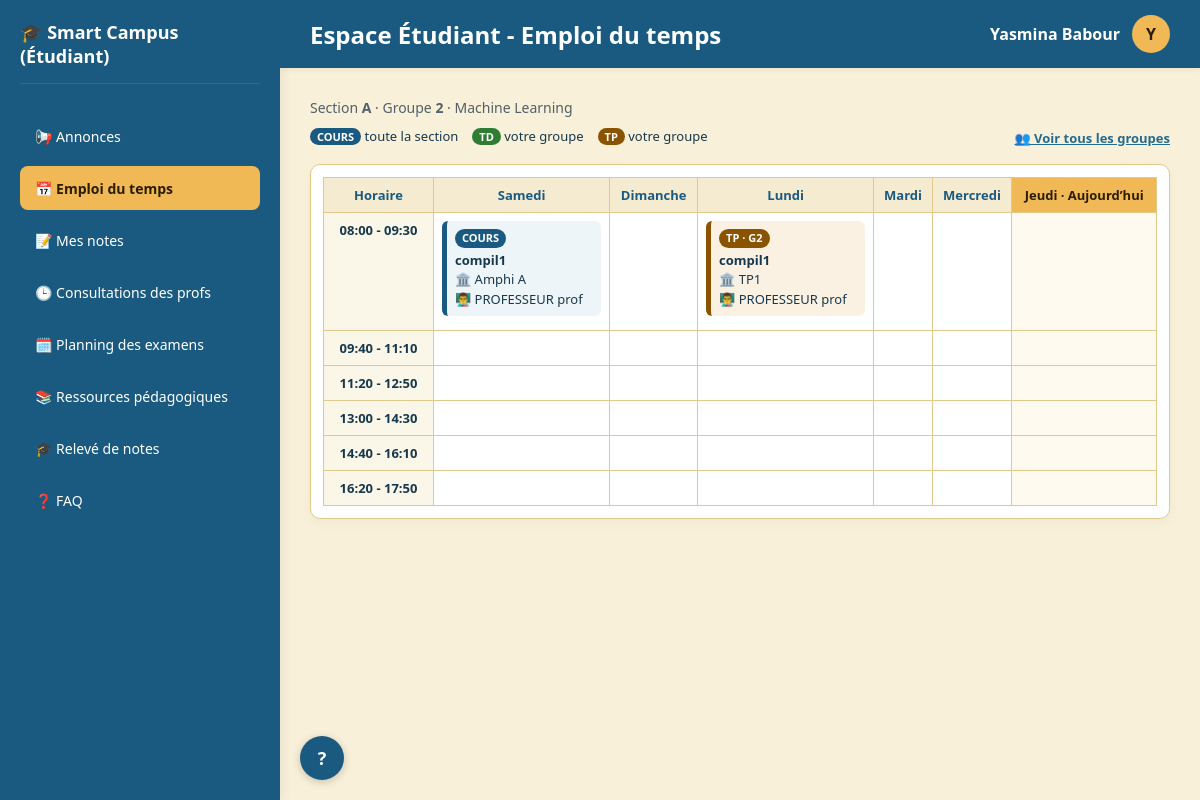
Screenshot of /etudiant_edt.php (signed in) with the database file from the repository.
### tables this page shows
CREATE TABLE `etudiant` (
  `id_Etu` int(11) NOT NULL,
  `id_user` varchar(100) NOT NULL,
  `id_sp` int(11) DEFAULT NULL,
  `id_Sec` int(11) DEFAULT NULL,
  `groupe` int(11) NOT NULL DEFAULT 1,
  `annee` tinyint(4) DEFAULT NULL
);

CREATE TABLE `section` (
  `id_Sec` int(11) NOT NULL,
  `nom_sec` varchar(100) NOT NULL,
  `id_sp` int(11) DEFAULT NULL,
  `nombre_groupes` int(11) DEFAULT 4
);

CREATE TABLE `specialite` (
  `id_sp` int(11) NOT NULL,
  `NomSp` varchar(100) NOT NULL,
  `id_Dep` int(11) DEFAULT NULL,
  `annee` int(11) NOT NULL
);

CREATE TABLE `seance` (
  `id_Seance` int(11) NOT NULL,
  `id_salle` int(11) NOT NULL,
  `id_prof` int(11) NOT NULL,
  `id_Sec` int(11) NOT NULL,
  `id_groupe` int(11) DEFAULT NULL,
  `id_mod` int(11) NOT NULL,
  `type_seance` enum('cours','TD','TP') NOT NULL DEFAULT 'cours',
  `jour` enum('Dimanche','Lundi','Mardi','Mercredi','Jeudi','Vendredi','Samedi') NOT NULL,
  `heurD` time NOT NULL,
  `heurF` time NOT NULL
);

CREATE TABLE `module` (
  `id_mod` int(11) NOT NULL,
  `Nom_mod` varchar(100) NOT NULL
);

CREATE TABLE `salle` (
  `id_salle` int(11) NOT NULL,
  `nom_salle` varchar(50) NOT NULL,
  `capacite` int(11) DEFAULT NULL,
  `typeSalle` varchar(15) NOT NULL DEFAULT 'salle_cours'
);

CREATE TABLE `user` (
  `id_user` varchar(100) NOT NULL,
  `nom` varchar(50) NOT NULL,
  `prenom` varchar(50) NOT NULL,
  `email` varchar(100) NOT NULL,
  `mdP` varchar(255) NOT NULL,
  `role` enum('etudiant','prof','scolarite') NOT NULL
);

### etudiant_edt.php (the view, shortened to what this page needs)
<?php
$page_title  = 'Emploi du temps';
$page_active = 'etudiant_edt.php';
require 'etu_header.php';
$jours = ['Samedi', 'Dimanche', 'Lundi', 'Mardi', 'Mercredi', 'Jeudi'];
$creneaux = [['08:00','09:30'], ['09:40','11:10'], ['11:20','12:50'], ['13:00','14:30'], ['14:40','16:10'], ['16:20','17:50']];
$noms_jours = ['Dimanche','Lundi','Mardi','Mercredi','Jeudi','Vendredi','Samedi'];
$aujourdhui = $noms_jours[(int)date('w')];
$tous_groupes = isset($_GET['tous']) && $_GET['tous'] === '1';
$grid = [];
$nb = 0;
$error = '';
try {
    $sql = "SELECT s.id_groupe, s.type_seance, s.jour, s.heurD, s.heurF,
                   m.Nom_mod, sal.nom_salle, u.nom, u.prenom
            FROM seance s
            JOIN module m   ON m.id_mod = s.id_mod
            JOIN salle sal  ON sal.id_salle = s.id_salle
            JOIN prof p     ON p.id_prof = s.id_prof
            JOIN user u     ON u.id_user = p.id_user
            WHERE s.id_Sec = ?";
    $params = [$etu['id_Sec']];
    if (!$tous_groupes) {
        $sql .= " AND (s.id_groupe IS NULL OR s.id_groupe = ?)";
        $params[] = $etu['groupe'];
    }
    $sql .= " ORDER BY s.heurD, s.type_seance";
    $st = $pdo->prepare($sql);
    $st->execute($params);
    foreach ($st->fetchAll(PDO::FETCH_ASSOC) as $r) {
        $cle = substr($r['heurD'], 0, 5) . ' - ' . substr($r['heurF'], 0, 5);
        $grid[$r['jour']][$cle][] = $r;
        $nb++;
    }
} catch (PDOException $e) {
    $error = "Impossible de charger l'emploi du temps pour le moment. Réessayez plus tard.";
}
?>
<p class="muted" style="margin-bottom:6px">
  Section <strong><?php echo htmlspecialchars($etu['nom_sec'] ?? '-'); ?></strong> · Groupe <strong><?php echo (int)$etu['groupe']; ?></strong>
  · <?php echo htmlspecialchars($etu['NomSp'] ?? ''); ?>
</p>
<div class="legend">
  <span><span class="tp">COURS</span> toute la section</span>
  <span><span class="tp TD">TD</span> votre groupe</span>
  <span><span class="tp TP">TP</span> votre groupe</span>
  <a class="toggle" href="etudiant_edt.php<?php echo $tous_groupes ? '' : '?tous=1'; ?>">
    <?php echo $tous_groupes ? '👤 Voir uniquement mon groupe' : '👥 Voir tous les groupes'; ?>
  </a>
</div>
<?php if (!$error && $nb === 0): ?>
  <div class="card"><p class="muted">L’emploi du temps de votre section n’a pas encore été publié par la scolarité.</p></div>
<?php else: ?>
<div class="card edt-wrap" style="padding:12px">
  <table class="edt">
    <thead>
      <tr>
        <th>Horaire</th>
        <?php foreach ($jours as $j): ?>
          <th class="<?php echo $j === $aujourdhui ? 'today' : ''; ?>"><?php echo $j; ?><?php echo $j === $aujourdhui ? ' · Aujourd’hui' : ''; ?></th>
        <?php endforeach; ?>
      </tr>
    </thead>
    <tbody>
    <?php foreach ($creneaux as $c): $h = $c[0] . ' - ' . $c[1]; ?>
      <tr>
        <td class="hr"><?php echo $h; ?></td>
        <?php foreach ($jours as $j): ?>
          <td class="<?php echo $j === $aujourdhui ? 'today' : ''; ?>">
            <?php foreach ($grid[$j][$h] ?? [] as $s): ?>
              <div class="sc <?php echo htmlspecialchars($s['type_seance']); ?>">
                <span class="tp <?php echo htmlspecialchars($s['type_seance']); ?>"><?php echo htmlspecialchars(strtoupper($s['type_seance'])); ?><?php echo $s['id_groupe'] ? ' · G' . (int)$s['id_groupe'] : ''; ?></span>
                <strong><?php echo htmlspecialchars($s['Nom_mod']); ?></strong>
                🏛️ <?php echo htmlspecialchars($s['nom_salle']); ?><br>
                👨‍🏫 <?php echo htmlspecialchars($s['nom'] . ' ' . $s['prenom']); ?>
              </div>
            <?php endforeach; ?>
          </td>
        <?php endforeach; ?>
      </tr>
    <?php endforeach; ?>
    </tbody>
  </table>
</div>
<?php endif; ?>
<?php require 'etu_footer.php'; ?>

### etu_header.php (shortened to what this page needs)
<?php
try {
    $pdo = new PDO("mysql:host=localhost;dbname=smart_campus;charset=utf8mb4", 'root', '');
    $pdo->setAttribute(PDO::ATTR_ERRMODE, PDO::ERRMODE_EXCEPTION);
    $st = $pdo->prepare("SELECT e.id_Etu, e.id_sp, e.id_Sec, e.groupe, e.annee, s.nom_sec, sp.NomSp
                         FROM etudiant e
                         LEFT JOIN section s ON s.id_Sec = e.id_Sec
                         LEFT JOIN specialite sp ON sp.id_sp = e.id_sp
                         WHERE e.id_user = ?");
    $st->execute([$_SESSION['id_user']]);
    $etu = $st->fetch(PDO::FETCH_ASSOC);
} catch (PDOException $e) {
    die("Erreur de connexion à la base de données.");
}
$menu = [
    'etudiant_dashboard.php' => '📢 Annonces',
    'etudiant_edt.php'       => '📅 Emploi du temps',
    'etudiant_notes.php'     => '📝 Mes notes',
    'etudiant_consultations.php' => '🕒 Consultations des profs',
    'etudiant_examens.php'   => '🗓️ Planning des examens',
    'etudiant_ressources.php'=> '📚 Ressources pédagogiques',
    'etudiant_releve.php'    => '🎓 Relevé de notes',
    'etudiant_faq.php'       => '❓ FAQ',
];
$page_active = $page_active ?? '';
$page_title  = $page_title ?? 'Espace Étudiant';
?>
<!DOCTYPE html>
<html lang="fr">
<head>
</head>
<body>
<div class="sidebar">
  <div>
    <div class="logo-area">🎓 Smart Campus (Étudiant)</div>
    <nav class="menu" aria-label="Menu principal">
      <?php foreach ($menu as $file => $label): ?>
        <a href="<?php echo $file; ?>" class="menu-item <?php echo $file === $page_active ? 'active' : ''; ?>"><?php echo $label; ?></a>
      <?php endforeach; ?>
    </nav>
  </div>
</div>
<div class="main-content">
  <div class="top-navbar">
    <h2>Espace Étudiant - <?php echo htmlspecialchars($page_title); ?></h2>
    <div class="user-menu-container" onclick="toggleUserMenu(event)">
      <div class="user-profile">
        <span><strong><?php echo htmlspecialchars(($_SESSION['prenom'] ?? '') . ' ' . ($_SESSION['nom'] ?? '')); ?></strong></span>
        <div class="user-avatar"><?php echo strtoupper(substr($_SESSION['prenom'] ?? 'E', 0, 1)); ?></div>
      </div>
    </div>
  </div>
  <div class="content-body">

### etu_footer.php (shortened to what this page needs)
  </div>
</div>
<a href="etudiant_faq.php" class="help-btn" title="Aide / FAQ" aria-label="Aide et FAQ">?</a>
</body>
</html>

### etu_header.php (style rules this page uses)
:root { --header:#1B5A80;--menu:#226B94;--on-blue:#FFFFFF;--accent:#F0B955;--on-accent:#2A1D00; --bg:#F8F0D8;--card:#FFFFFF;--border:#E0C98A;--text:#16384D;--text-muted:#51606A; --error:#A8162A;--on-error:#FFFFFF;--success:#2e7d32;--warning:#D9761C;--on-warning:#2A1500 }
* { box-sizing:border-box;margin:0;padding:0;font-family:'Segoe UI',Tahoma,Geneva,Verdana,sans-serif }
body { background:var(--bg);color:var(--text);display:flex;height:100vh;overflow:hidden }
.sidebar { width:280px;background:var(--header);display:flex;flex-direction:column;justify-content:space-between;padding:20px;box-shadow:4px 0 10px rgba(0,0,0,.05);overflow-y:auto }
.logo-area { color:var(--on-blue);font-size:18px;font-weight:bold;margin-bottom:30px;padding-bottom:15px;border-bottom:1px solid rgba(255,255,255,.1) }
.menu { display:flex;flex-direction:column;gap:8px }
.menu-item { color:var(--on-blue);padding:10px 15px;border-radius:8px;text-decoration:none;font-size:14px;font-weight:500;transition:background .2s;display:flex;align-items:center;gap:10px;min-height:44px }
.menu-item:hover,.menu-item.active { background:var(--accent);color:var(--on-accent);font-weight:600 }
.main-content { flex:1;display:flex;flex-direction:column;overflow-y:auto }
.top-navbar { background:var(--header);color:var(--on-blue);padding:15px 30px;display:flex;justify-content:space-between;align-items:center;box-shadow:0 2px 5px rgba(0,0,0,.05) }
.user-menu-container { position:relative;cursor:pointer }
.user-profile { display:flex;align-items:center;gap:12px }
.user-avatar { width:38px;height:38px;background:var(--accent);color:var(--on-accent);border-radius:50%;display:flex;align-items:center;justify-content:center;font-weight:bold }
.content-body { padding:30px }
.card { background:var(--card);border:1px solid var(--border);border-radius:10px;padding:25px;box-shadow:0 4px 12px rgba(27,90,128,.04);margin-bottom:20px }
.muted { color:var(--text-muted);font-size:14px }
.help-btn { position:fixed;left:300px;bottom:20px;width:44px;height:44px;border-radius:50%;background:var(--header);color:var(--on-blue);display:flex;align-items:center;justify-content:center;font-weight:bold;font-size:18px;text-decoration:none;box-shadow:0 2px 8px rgba(0,0,0,.2) }

### etudiant_edt.php (style rules this page uses)
.edt-wrap { overflow-x:auto }
.edt { width:100%;border-collapse:collapse;min-width:820px;background:var(--card) }
.edt th,.edt td { border:1px solid var(--border);padding:8px;vertical-align:top;font-size:13px }
.edt th { background:#f4ebd0;color:var(--header);text-align:center }
.edt th.today { background:var(--accent);color:var(--on-accent) }
.edt td.hr { font-weight:600;background:#faf6e8;white-space:nowrap;text-align:center;width:110px }
.edt td.today { background:#fffaf0 }
.sc { border-left:5px solid var(--header);background:#eef5f9;border-radius:6px;padding:7px 8px;margin-bottom:6px;line-height:1.5 }
.sc.TP { border-color:#8a5300;background:#fbf1e3 }
.sc strong { display:block;font-size:13px }
.tp { display:inline-block;font-size:11px;font-weight:700;padding:1px 7px;border-radius:99px;color:#fff;background:var(--header);margin-bottom:3px }
.tp.TD { background:#2e7d32 }
.tp.TP { background:#8a5300 }
.legend { display:flex;gap:14px;flex-wrap:wrap;margin:10px 0 16px;font-size:13px;align-items:center }
.toggle { margin-left:auto;font-weight:600;color:var(--menu) }

### rows the page displays
etudiant: id_Sec.nom_sec "A", groupe "2", id_sp.NomSp "Machine Learning"
seance: type_seance "COURS", id_mod.Nom_mod "compil1", id_salle.nom_salle "Amphi A", user.nom+prenom "PROFESSEUR prof"
seance: type_seance "TP", id_groupe "2", id_mod.Nom_mod "compil1", id_salle.nom_salle "TP1", user.nom+prenom "PROFESSEUR prof"

### other values shown
$label "📢 Annonces"
$label "📅 Emploi du temps"
$label "📝 Mes notes"
$label "🕒 Consultations des profs"
$label "🗓️ Planning des examens"
$label "📚 Ressources pédagogiques"
$label "🎓 Relevé de notes"
$label "❓ FAQ"
$page_title "Emploi du temps"
substr($_SESSION['prenom'] ?? 'E', 0, 1) "Y"
$j "Samedi"
$j "Dimanche"
$j "Lundi"
$j "Mardi"
$j "Mercredi"
